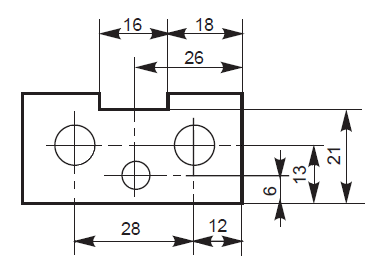
#> input picture TestData/1.png, 377 x 262 px; its folder holds only this picture in this run
$ python -i TextsFeature.py   (imports and definitions only)
#> lines starting #> are read from the running program, lines starting #| are printed output that depends on the picture; after the words box and inside, x2 and y2 are one past the last pixel; in counts of white or black regions, pixels touching at a corner belong together
# -*- coding: utf-8 -*-
"""
@author: Aditya Intwala

 Copyright (C) 2016, Aditya Intwala.

 Licensed under the Apache License 2.0. See LICENSE file in the project root for full license information.
"""

import cv2
import numpy as np
import os
from Core.Math.Point2 import Point2
from Core.Features.ConnectedComponents.ConnectedComponents import ConnectedComponent
from Core.Features.FeatureManager import DimensionalTexts
from Core.Utils.ImgTransform import ImgTransform
from Core.Features.Cognition.Cognition import Cognition
import pytesseract
from PIL import Image

from xml.etree import ElementTree as ET
from xml.etree.ElementTree import Element, SubElement

class TextsFeature:

    global make_dir_roi, make_dir_rotate, timestr, DimensioanlLines

    # [76 lines left out: functions Make_Directory, Arrow_Deleter, Contour_Find, Extract_Text, Draw_BB, Paste, not called in this run]

    @staticmethod
    def ccDetect(img):
        gray_img = cv2.cvtColor(img, cv2.COLOR_BGR2GRAY)
        ret, thresh_img = cv2.threshold(gray_img,190,255,cv2.THRESH_BINARY)
        blank_img = np.zeros(img.shape, np.uint8)
        labels, ccImg = ConnectedComponent.Detect(thresh_img)
        SortedLabels = {}
        for key, value in sorted(labels.items()):
            SortedLabels.setdefault(value, []).append(key)
        for i in range(0,2):
            maxCCkey=max(SortedLabels, key=lambda k: len(SortedLabels[k]))
            SortedLabels.pop(maxCCkey)

        for i in SortedLabels.values():
            for j in i:
                blank_img[j[0],j[1]] = 255


        return SortedLabels, blank_img

    # [54 lines left out: functions RotateByAngle, Detect, Dump, not called in this run]

>>> import cv2
>>> picture = cv2.imread('../../../../TestData/1.png')
#> picture is the input picture: shape (262, 377, 3); mean B, G, R 239.6, 239.6, 239.8
>>> result = TextsFeature().ccDetect(picture)
#> in ccDetect, `ret, thresh_img = cv2.threshold(gray_img,190,255,cv2.THRESH_BINARY)`:
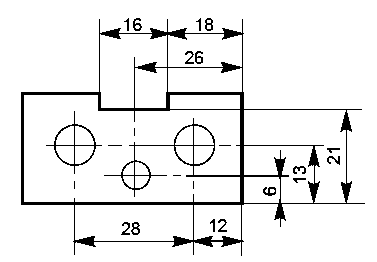
#> thresh_img: shape (262, 377); 92.6% white; 23 black regions (6 under 20 px), largest, box (x1, y1, x2, y2) and area: (21, 19, 365, 256) 6159, (46, 111, 102, 174) 331, (263, 187, 276, 196) 69
#> (the run stopped early here; a loop or call above may not have finished)

$ run again, on TestData/2.PNG
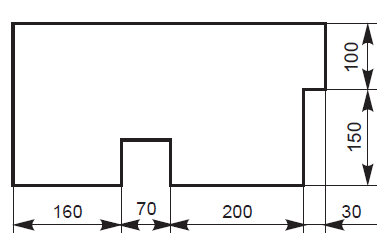
#> input picture TestData/2.PNG, 385 x 242 px
#> picture is the input picture: shape (242, 385, 3); mean B, G, R 240.5, 240.4, 240.6
#> in ccDetect, `ret, thresh_img = cv2.threshold(gray_img,190,255,cv2.THRESH_BINARY)`:
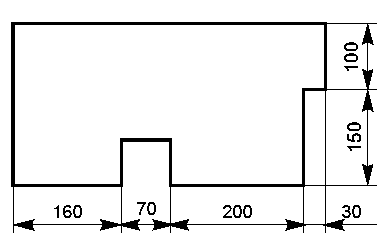
#> thresh_img: shape (242, 385); 93.2% white; 17 black regions, largest, box (x1, y1, x2, y2) and area: (11, 22, 377, 233) 5480, (344, 42, 358, 51) 67, (344, 53, 358, 62) 67

$ run again, on TestData/3.PNG
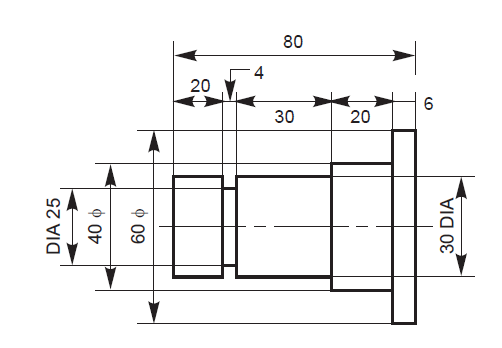
#> input picture TestData/3.PNG, 502 x 348 px
#> picture is the input picture: shape (348, 502, 3); mean B, G, R 242.1, 242.1, 242.3
#> in ccDetect, `ret, thresh_img = cv2.threshold(gray_img,190,255,cv2.THRESH_BINARY)`:
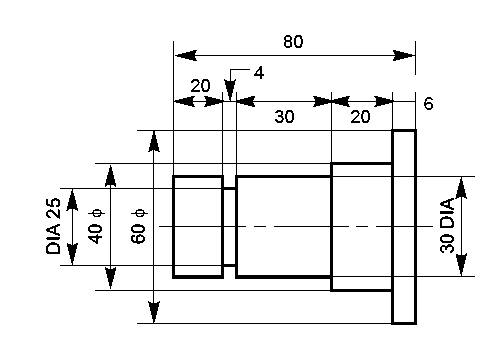
#> thresh_img: shape (348, 502); 93.9% white; 30 black regions (2 under 20 px), largest, box (x1, y1, x2, y2) and area: (60, 41, 475, 325) 8513, (175, 41, 416, 75) 480, (440, 216, 454, 228) 82

$ run again, on TestData/4.PNG
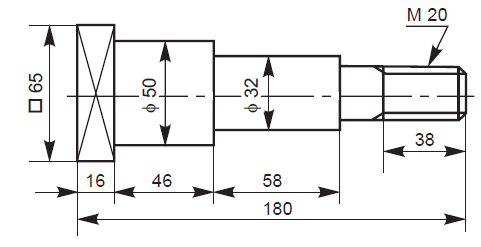
#> input picture TestData/4.PNG, 481 x 247 px
#> picture is the input picture: shape (247, 481, 3); mean B, G, R 238.5, 238.4, 238.6
#> in ccDetect, `ret, thresh_img = cv2.threshold(gray_img,190,255,cv2.THRESH_BINARY)`:
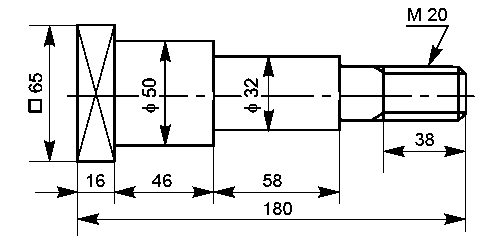
#> thresh_img: shape (247, 481); 91.4% white; 27 black regions (3 under 20 px), largest, box (x1, y1, x2, y2) and area: (29, 24, 475, 236) 8704, (28, 99, 42, 113) 114, (408, 8, 421, 21) 92
